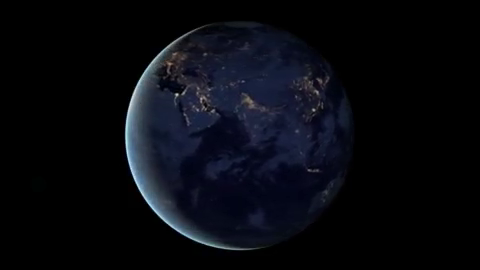
#> input picture frame 90 of 2022-09-15/sample.avi, 480 x 270 px, given in place of tracking2.avi, which was not available
$ jupyter execute chap141.ipynb
#> lines starting #> are read from the running program, lines starting #| are printed output that depends on the picture; after the words box and inside, x2 and y2 are one past the last pixel; in counts of white or black regions, pixels touching at a corner belong together; long printed decimals are rounded; pictures that were not available may be replaced by others from this repository, and a replacement may not be noted
[cell 1]
import cv2
import numpy as np
cap = cv2.VideoCapture("tracking2.avi") # 영상위치

while(1):
# Take each frame
    ret, frame = cap.read()
#> frame is the input picture: shape (270, 480, 3); mean B, G, R 15.2, 9.4, 7.8
    if ret:
        hsv = cv2.cvtColor(frame, cv2.COLOR_BGR2HSV)
#> hsv: shape (270, 480, 3); mean H, S, V 38.8, 52, 15.2
        lower_blue = np.array([35,50,50]) # hsv color 범위
        upper_blue = np.array([80,255,255]) # 동일
        mask = cv2.inRange(hsv, lower_blue, upper_blue)
#> mask: shape (270, 480); every value is 0
        res = cv2.bitwise_and(frame,frame, mask= mask)
#> res: shape (270, 480, 3); every value is 0
        cv2.imshow('frame',frame)
        cv2.imshow('mask',mask)
        cv2.imshow('res',res)
    else:
        break
    k = cv2.waitKey(5) & 0xFF
#> (key Esc is pressed here)

    if k == 27:
        break

cap.release()
cv2.destroyAllWindows()

[cell 2]
import cv2
import numpy as np
from matplotlib import pyplot as plt

[cell 3]
img = cv2.imread('gtree.jpg',0)
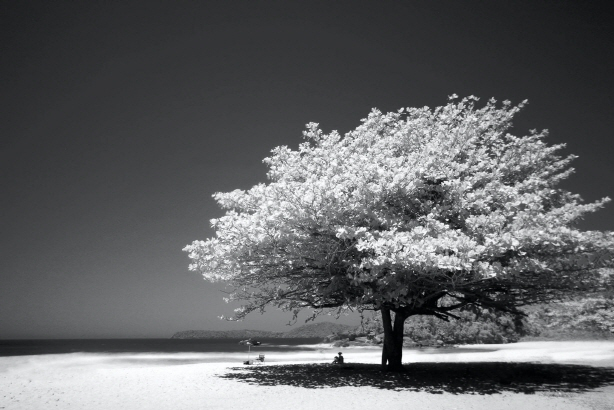
#> input picture 2022-09-29/gtree.jpg, 614 x 410 px
#> img: shape (410, 614); min 0, max 255, mean 98.7
ret,thresh1 = cv2.threshold(img,127,255,cv2.THRESH_BINARY)
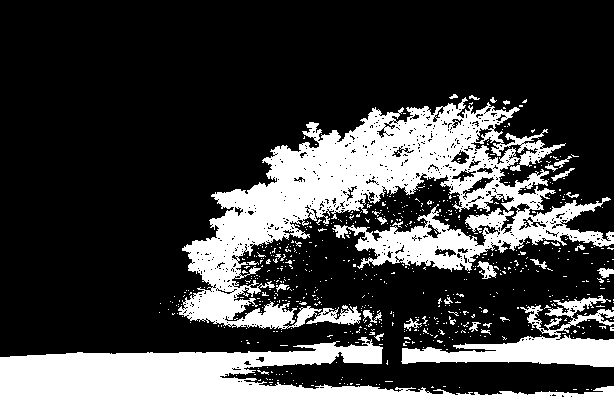
#> thresh1: shape (410, 614); 26.8% white; 644 white regions (614 under 20 px), largest, box (x1, y1, x2, y2) and area: (178, 97, 614, 330) 35344, (0, 337, 614, 410) 23582, (401, 295, 614, 367) 5474
ret,thresh2 = cv2.threshold(img,127,255,cv2.THRESH_BINARY_INV)
ret,thresh3 = cv2.threshold(img,127,255,cv2.THRESH_TRUNC)
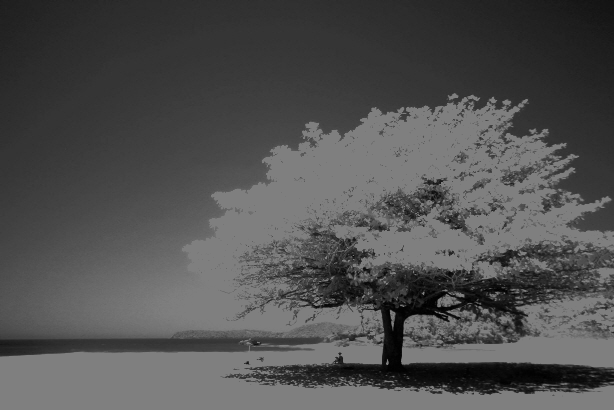
#> thresh3: shape (410, 614); min 0, max 127, mean 80.6
ret,thresh4 = cv2.threshold(img,127,255,cv2.THRESH_TOZERO)
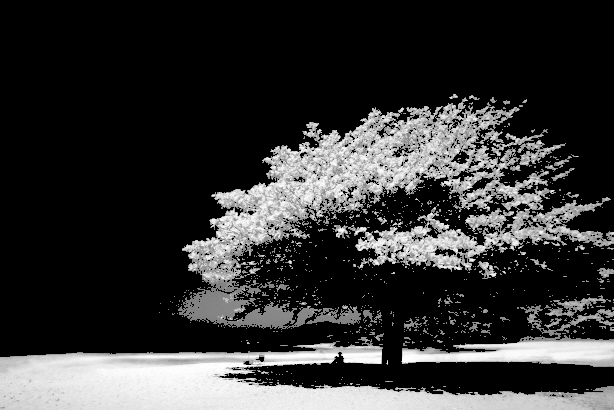
#> thresh4: shape (410, 614); min 0, max 255, mean 52.1
ret,thresh5 = cv2.threshold(img,127,255,cv2.THRESH_TOZERO_INV)
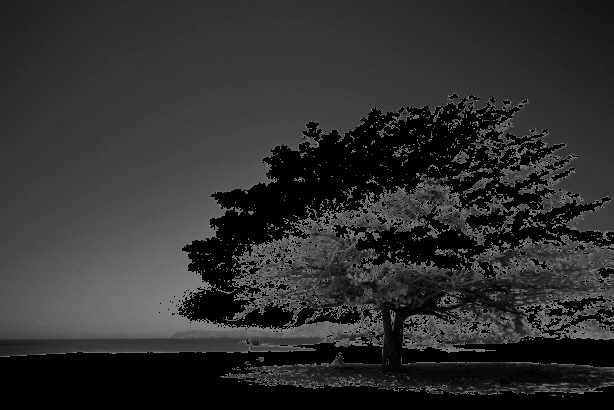
#> thresh5: shape (410, 614); min 0, max 127, mean 46.5

titles = ['Original Image','BINARY','BINARY_INV','TRUNC','TOZERO','TOZERO_INV']
images = [img, thresh1, thresh2, thresh3, thresh4, thresh5]

plt.figure(figsize=(12,10))

for i in range(4):
    plt.subplot(2,2,i+1),plt.imshow(images[i],'gray')
    plt.title(titles[i])
    plt.xticks([]),plt.yticks([])
plt.show()

[cell 4]
img = cv2.imread('2180.jpg',0)
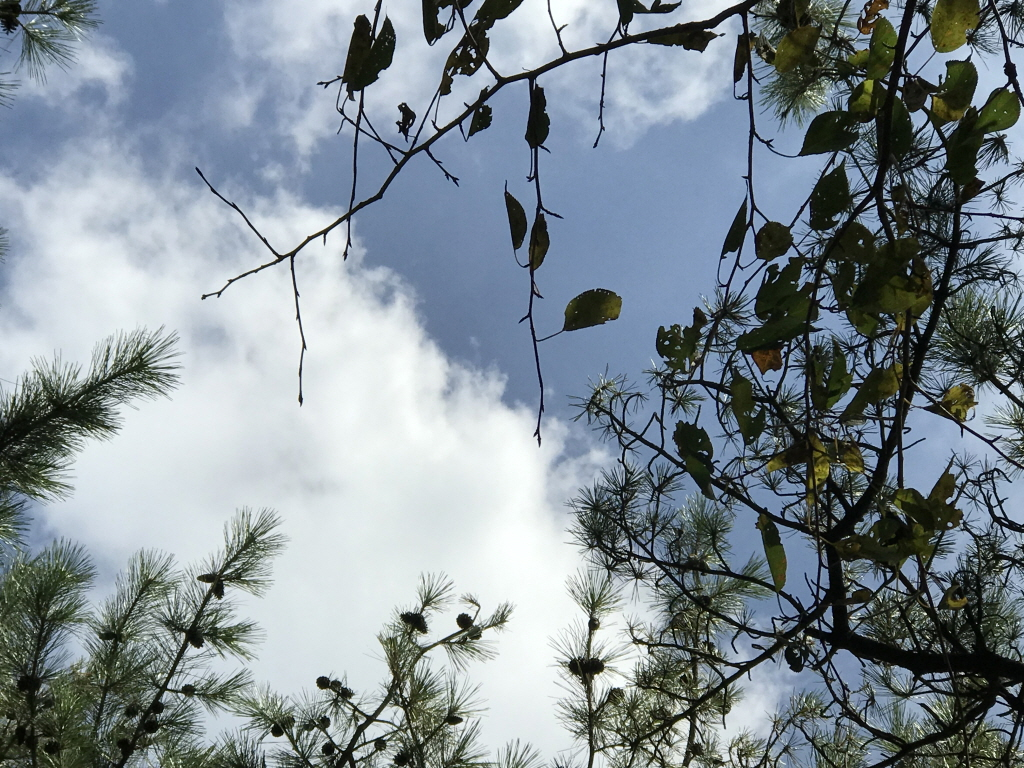
#> input picture 2022-09-29/2180.jpg, 1024 x 768 px
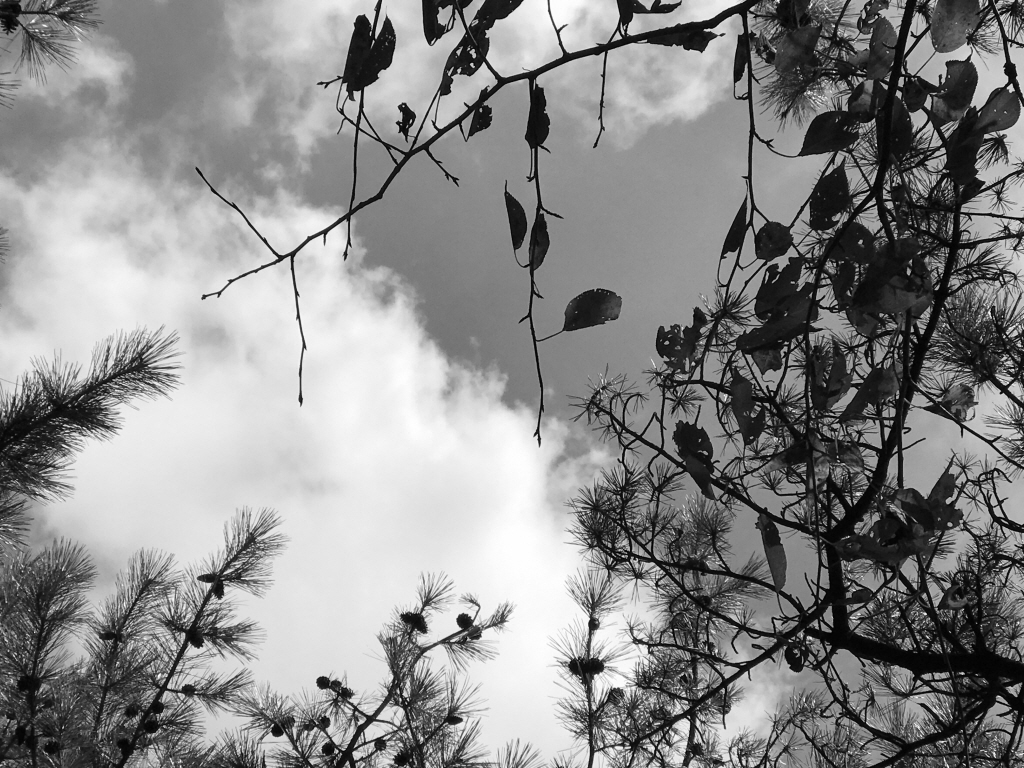
#> img: shape (768, 1024); min 0, max 255, mean 138.6
cv2.imwrite('g2180.png', img)

# global thresholding
ret1,th1 = cv2.threshold(img,127,255,cv2.THRESH_BINARY)
#> th1: shape (768, 1024); 63.2% white; 1139 black regions (1116 under 20 px), largest, box (x1, y1, x2, y2) and area: (195, 0, 1024, 768) 220093, (0, 338, 508, 768) 56415, (0, 0, 196, 126) 8734
# Otsu's thresholding
ret2,th2 = cv2.threshold(img,0,255,cv2.THRESH_BINARY+cv2.THRESH_OTSU)
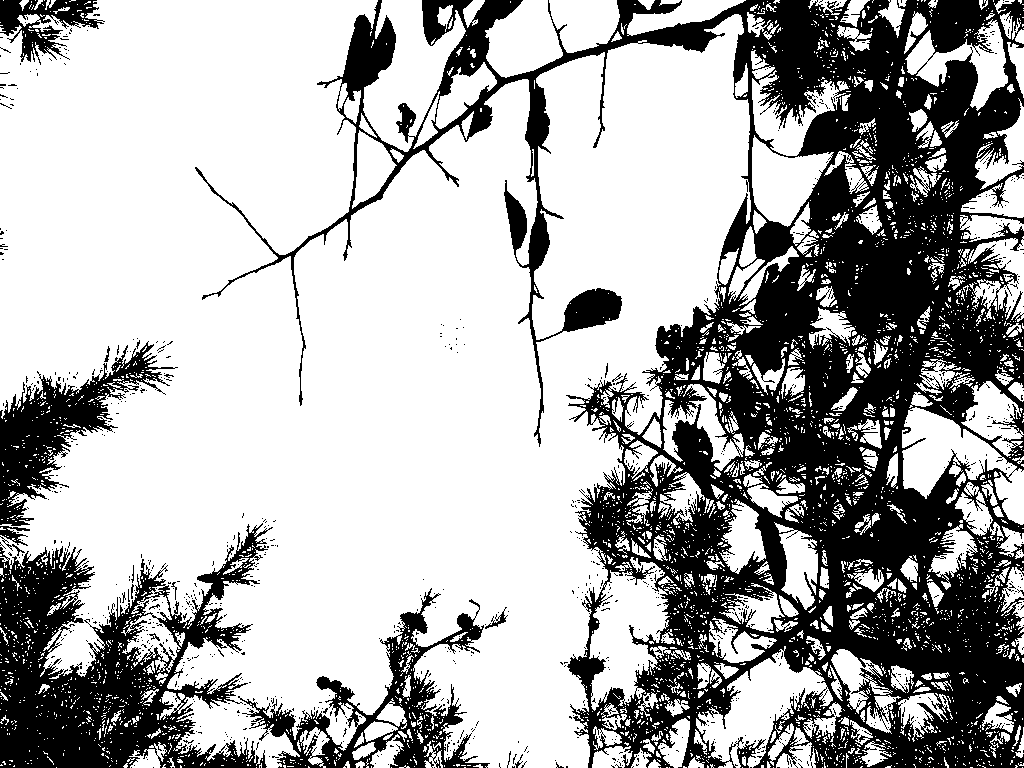
#> th2: shape (768, 1024); 67.6% white; 1009 black regions (991 under 20 px), largest, box (x1, y1, x2, y2) and area: (195, 0, 1024, 768) 197258, (0, 523, 273, 768) 31194, (238, 588, 490, 768) 10389
#> ret2 = 114
# Otsu's thresholding after Gaussian filtering
blur = cv2.GaussianBlur(img,(5,5),0)
ret3,th3 = cv2.threshold(blur,0,255,cv2.THRESH_BINARY+cv2.THRESH_OTSU)
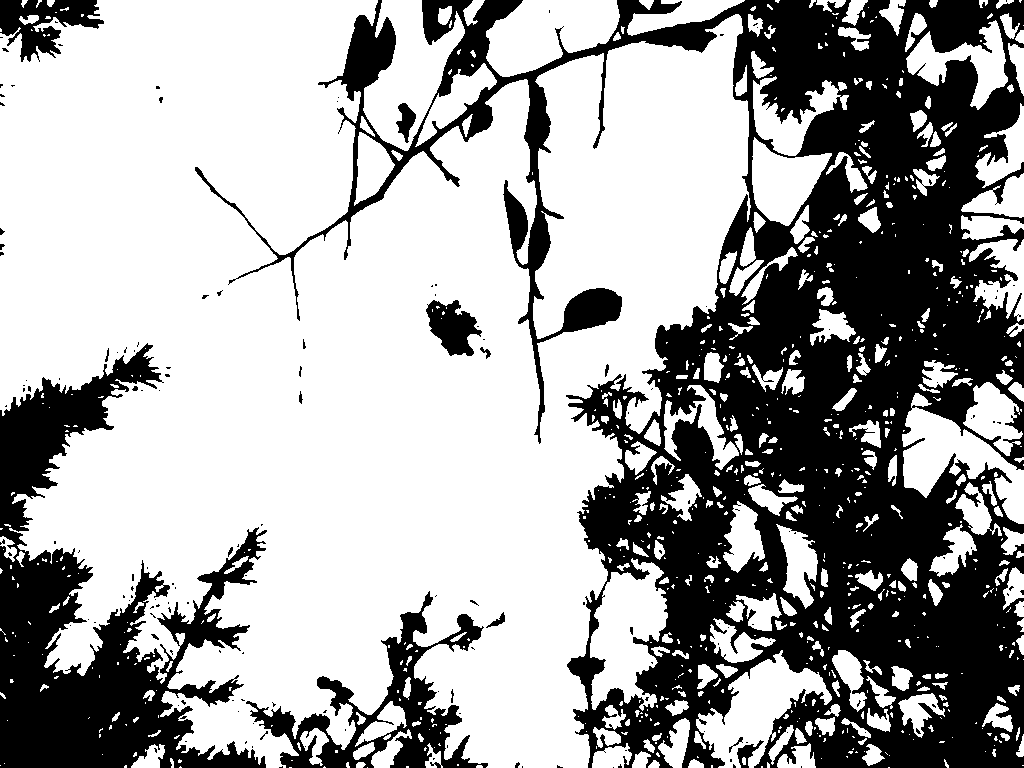
#> th3: shape (768, 1024); 64.6% white; 162 black regions (143 under 20 px), largest, box (x1, y1, x2, y2) and area: (195, 0, 1024, 768) 216840, (0, 343, 267, 768) 43614, (246, 591, 488, 768) 10769
#> ret3 = 120
# plot all the images and their histograms
images = [img, 0, th1, img, 0, th2, blur, 0, th3]
titles = ['Original Noisy Image','Histogram','Global Thresholding (v=127)',
'Original Noisy Image','Histogram',"Otsu's Thresholding",
'Gaussian filtered Image','Histogram',"Otsu's Thresholding"]

for i in range(3):
    plt.subplot(3,3,i*3+1),plt.imshow(images[i*3],'gray')
    plt.title(titles[i*3]), plt.xticks([]), plt.yticks([])
    plt.subplot(3,3,i*3+2),plt.hist(images[i*3].ravel(),256)
    plt.title(titles[i*3+1]), plt.xticks([]), plt.yticks([])
    plt.subplot(3,3,i*3+3),plt.imshow(images[i*3+2],'gray')
    plt.title(titles[i*3+2]), plt.xticks([]), plt.yticks([])
plt.show()
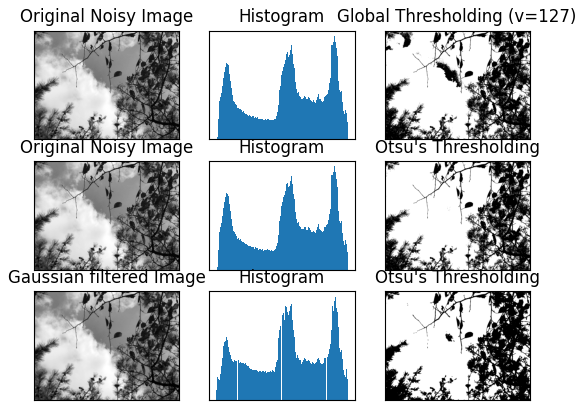
#> figure drawn by matplotlib, 9 panels

[cell 5]
img = cv2.imread('2180.jpg',0)
blur = cv2.GaussianBlur(img,(5,5),0)
cv2.imwrite('b2180.jpg', blur)

hist = cv2.calcHist([blur],[0],None,[256],[0,256])
#> hist = 256 values, max 7094 at index 229, min 0 at index 0, mean 3072
hist_norm = hist.ravel()/hist.max()
#> hist_norm = 256 values, max 1 at index 229, min 0 at index 0, mean 0.433
Q = hist_norm.cumsum()
#> Q = 256 values from 0 to 110.9
bins = np.arange(256)
fn_min = np.inf
thresh = -1

for i in range(1,256):
    p1,p2 = np.hsplit(hist_norm,[i]) # probabilities
    q1,q2 = Q[i],Q[255]-Q[i] # cum sum of classes
    b1,b2 = np.hsplit(bins,[i]) # weights
# finding means and variances
    m1,m2 = np.sum(p1*b1)/q1, np.sum(p2*b2)/q2
    v1,v2 = np.sum(((b1-m1)**2)*p1)/q1,np.sum(((b2-m2)**2)*p2)/q2
# calculates the minimization function
    fn = v1*q1 + v2*q2
    if fn < fn_min:
        fn_min = fn
        thresh = i
    print(thresh, fn_min)
#> this loop made 255 passes
#> (p1, q1, q2, m1, m2, v1, v2, fn) on passes 4 to 9: ([0, 0, 0, 0], 0.0117, 110.8, 0, 138.6, 0, 4906.8, 543903.3), ([0, 0, 0, 0, 0.0117], 0.109, 110.8, 0.431, 138.7, 1.37, 4909.2, 543693.2), ([0, 0, 0, 0, 0.0117, 0.0968], 0.322, 110.5, 1.65, 139, 3.58, 4903.1, 541971.1), ([0, 0, 0, 0, 0.0117, 0.0968, 0.213], 0.548, 110.3, 3.3, 139.2, 3.35, 4879, 538208), ([0, 0, 0, 0, 0.0117, 0.0968, 0.213, 0.226], 0.745, 110.1, 4.56, 139.5, 2.44, 4851.9, 534258.8), ([0, 0, 0, 0, 0.0117, 0.0968, 0.213, 0.226, 0.197], 0.948, 109.9, 5.24, 139.7, 2.47, 4829.9, 530865.5)
#> (q1, q2, m1, m2, v1, v2, fn, fn_min) on passes 11 to 16: (1.33, 109.5, 6.54, 140.2, 3.27, 4785.9, 524192.6, 524192.6), (1.53, 109.3, 7.06, 140.4, 4.13, 4765.4, 520987, 520987), (1.78, 109.1, 7.43, 140.7, 5.42, 4745.9, 517684.9, 517684.9), (2.06, 108.8, 8, 141, 6.93, 4720.9, 513653, 513653), (2.39, 108.5, 8.52, 141.4, 8.7, 4694.3, 509209.9, 509209.9), (2.75, 108.1, 9.22, 141.8, 10.53, 4661.1, 503951.3, 503951.3)
#| 4 543903.287
#| 5 543693.176
#| 6 541971.136
#| 7 538207.990
#| 8 534258.815
#| 9 530865.512
#| 10 527407.082
#| 11 524192.585
#> (further printed lines are left out)

$ run again, starting later in the video
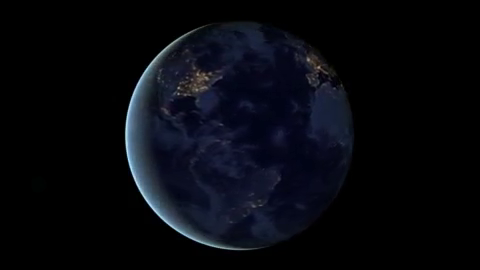
#> input picture frame 405 of 2022-09-15/sample.avi, 480 x 270 px, given in place of tracking2.avi, which was not available
#> frame is the input picture: shape (270, 480, 3); mean B, G, R 14.2, 8.4, 6.9
#> hsv: shape (270, 480, 3); mean H, S, V 38.3, 54.5, 14.3
#> mask: shape (270, 480); every value is 0
#> res: shape (270, 480, 3); every value is 0
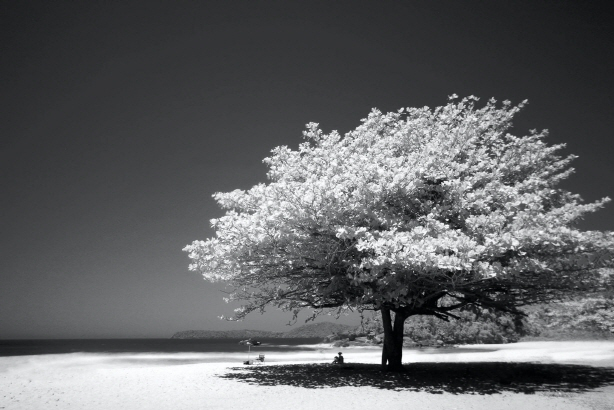
#> input picture 2022-09-29/gtree.jpg, 614 x 410 px
#> thresh1: shape (410, 614); 26.8% white; 644 white regions (614 under 20 px), largest, box (x1, y1, x2, y2) and area: (178, 97, 614, 330) 35344, (0, 337, 614, 410) 23582, (401, 295, 614, 367) 5474
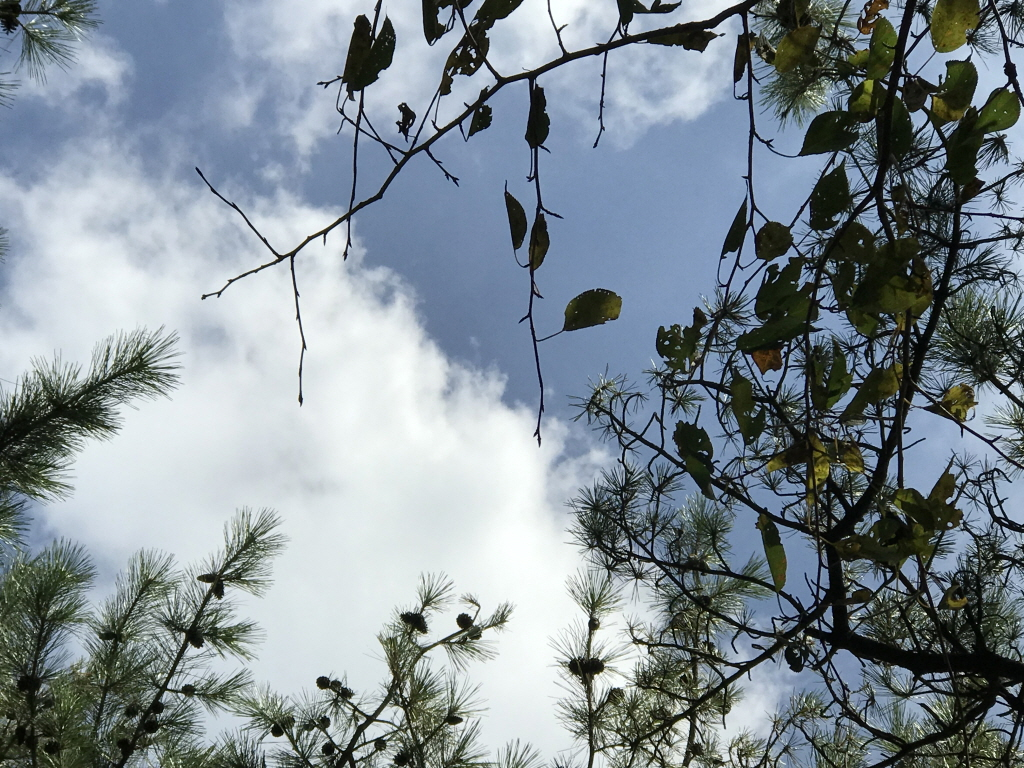
#> input picture 2022-09-29/2180.jpg, 1024 x 768 px
#> th1: shape (768, 1024); 63.2% white; 1139 black regions (1116 under 20 px), largest, box (x1, y1, x2, y2) and area: (195, 0, 1024, 768) 220093, (0, 338, 508, 768) 56415, (0, 0, 196, 126) 8734
#> th2: shape (768, 1024); 67.6% white; 1009 black regions (991 under 20 px), largest, box (x1, y1, x2, y2) and area: (195, 0, 1024, 768) 197258, (0, 523, 273, 768) 31194, (238, 588, 490, 768) 10389
#> ret2 = 114
#> th3: shape (768, 1024); 64.6% white; 162 black regions (143 under 20 px), largest, box (x1, y1, x2, y2) and area: (195, 0, 1024, 768) 216840, (0, 343, 267, 768) 43614, (246, 591, 488, 768) 10769
#> ret3 = 120
#> hist = 256 values, max 7094 at index 229, min 0 at index 0, mean 3072
#> hist_norm = 256 values, max 1 at index 229, min 0 at index 0, mean 0.433
#> Q = 256 values from 0 to 110.9
#> the loop `for i in range(1,256):` made 255 passes
#> (p1, q1, q2, m1, m2, v1, v2, fn) on passes 4 to 7: ([0, 0, 0, 0], 0.0117, 110.8, 0, 138.6, 0, 4906.8, 543903.3), ([0, 0, 0, 0, 0.0117], 0.109, 110.8, 0.431, 138.7, 1.37, 4909.2, 543693.2), ([0, 0, 0, 0, 0.0117, 0.0968], 0.322, 110.5, 1.65, 139, 3.58, 4903.1, 541971.1), ([0, 0, 0, 0, 0.0117, 0.0968, 0.213], 0.548, 110.3, 3.3, 139.2, 3.35, 4879, 538208)
#> (printed output is left out)

$ run again, starting later in the video
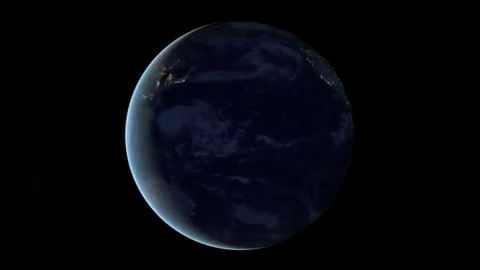
#> input picture frame 720 of 2022-09-15/sample.avi, 480 x 270 px, given in place of tracking2.avi, which was not available
#> frame is the input picture: shape (270, 480, 3); mean B, G, R 12.2, 6.7, 5.1
#> hsv: shape (270, 480, 3); mean H, S, V 38.9, 62.5, 12.2
#> mask: shape (270, 480); 0% white in thin lines or dots, all inside (x1, y1, x2, y2) = (175, 230, 176, 231)
#> thresh1: shape (410, 614); 26.8% white; 644 white regions (614 under 20 px), largest, box (x1, y1, x2, y2) and area: (178, 97, 614, 330) 35344, (0, 337, 614, 410) 23582, (401, 295, 614, 367) 5474
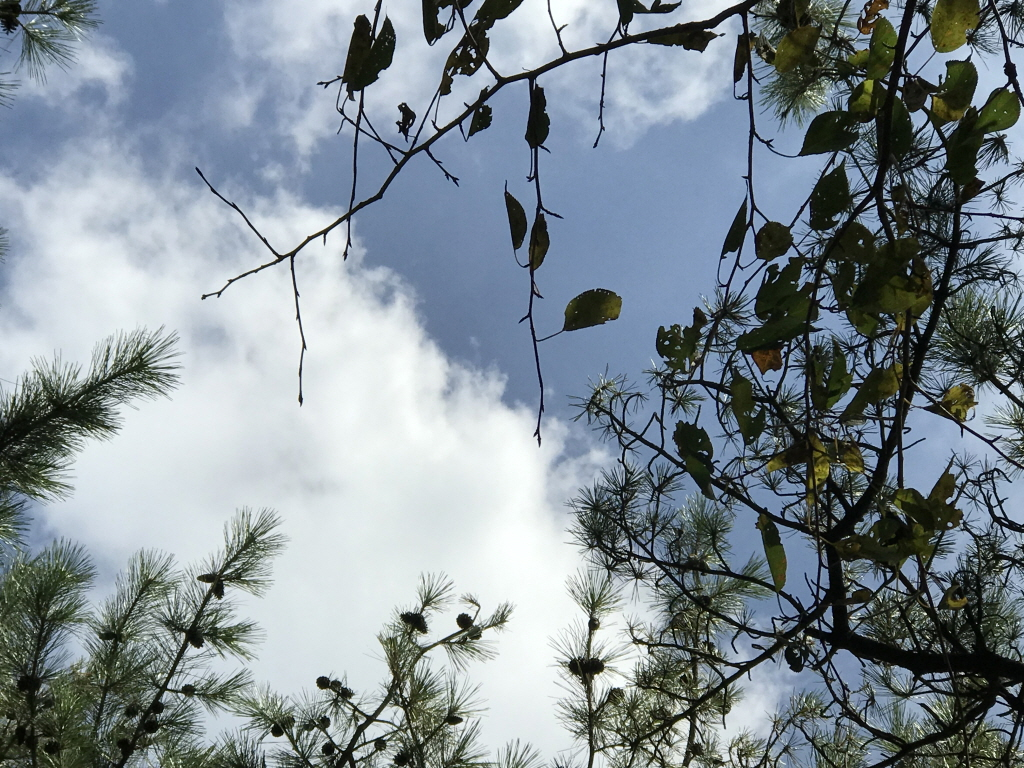
#> input picture 2022-09-29/2180.jpg, 1024 x 768 px
#> th1: shape (768, 1024); 63.2% white; 1139 black regions (1116 under 20 px), largest, box (x1, y1, x2, y2) and area: (195, 0, 1024, 768) 220093, (0, 338, 508, 768) 56415, (0, 0, 196, 126) 8734
#> th2: shape (768, 1024); 67.6% white; 1009 black regions (991 under 20 px), largest, box (x1, y1, x2, y2) and area: (195, 0, 1024, 768) 197258, (0, 523, 273, 768) 31194, (238, 588, 490, 768) 10389
#> ret2 = 114
#> th3: shape (768, 1024); 64.6% white; 162 black regions (143 under 20 px), largest, box (x1, y1, x2, y2) and area: (195, 0, 1024, 768) 216840, (0, 343, 267, 768) 43614, (246, 591, 488, 768) 10769
#> ret3 = 120
#> hist = 256 values, max 7094 at index 229, min 0 at index 0, mean 3072
#> hist_norm = 256 values, max 1 at index 229, min 0 at index 0, mean 0.433
#> Q = 256 values from 0 to 110.9
#> the loop `for i in range(1,256):` made 255 passes
#> (p1, q1, q2, m1, m2, v1, v2, fn) on passes 4 to 7: ([0, 0, 0, 0], 0.0117, 110.8, 0, 138.6, 0, 4906.8, 543903.3), ([0, 0, 0, 0, 0.0117], 0.109, 110.8, 0.431, 138.7, 1.37, 4909.2, 543693.2), ([0, 0, 0, 0, 0.0117, 0.0968], 0.322, 110.5, 1.65, 139, 3.58, 4903.1, 541971.1), ([0, 0, 0, 0, 0.0117, 0.0968, 0.213], 0.548, 110.3, 3.3, 139.2, 3.35, 4879, 538208)
#> (printed output is left out)
